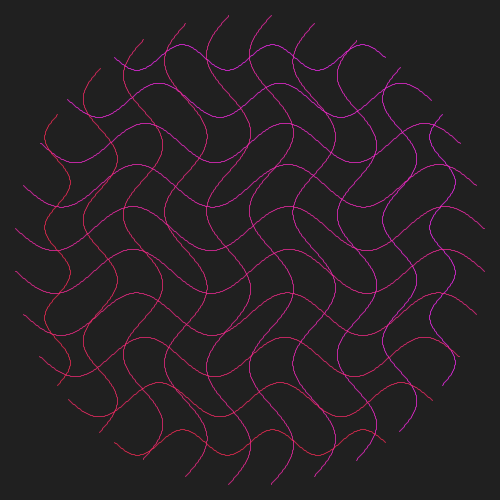
Frame 1 (no input)
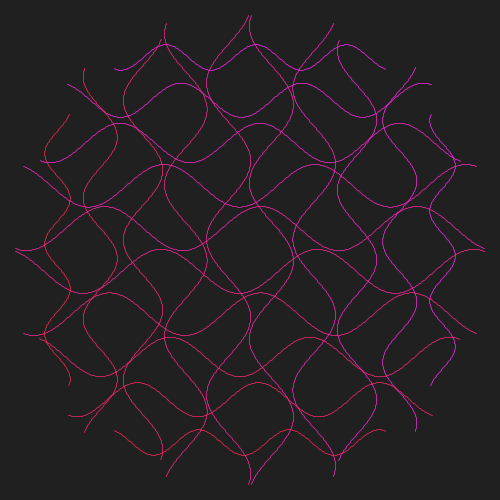
Frame 60 (the mouse pressed at the canvas centre just before this capture)
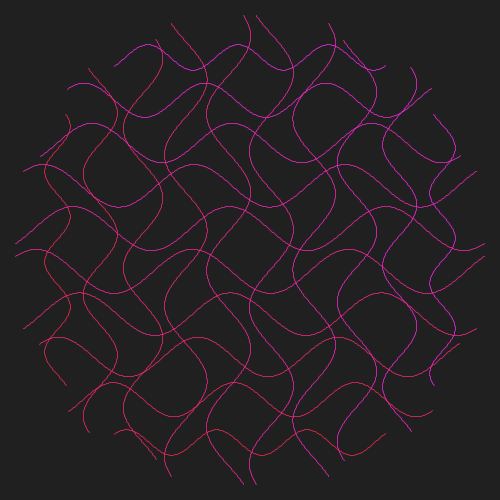
Frame 120 (the mouse held since frame 60 and released just before this capture)

The Processing sketch that drew these frames (run headless with seeded random() and noise(); from frame 60 on, the mouse is pressed at the canvas centre):

// Processing sketch: sineStudy4
// ── sineStudy4.pde
float phase = 0.0;

void sineLine(float x1, float y1, float x2, float y2, float nCycles, float amp) {
  float d = dist(x1, y1, x2, y2);
  int d2 = ceil(d);
  beginShape();

  for (int i = 0; i <= d2; i++) {
    float p = float(i) / d;
    float v = lerp(x1, x2, p);
    float v2 = lerp(y1, y2, p);

    float thisPhase = phase;

    float s = sin((p + thisPhase) * nCycles * TWO_PI) * amp;
    float x3 = v;
    float y3 = v2;

    float a2 = atan2(y2 - y1, x2 - x1);
    x3 = x3 + s * cos(PI / 2.0 + a2);
    y3 = y3 + s * sin(PI / 2.0 + a2);
    vertex(x3, y3);
  }
  endShape();
}

void setup() {
  size(500, 500);
  colorMode(HSB);
  background(32);
}

void draw() {
  background(32);
  noFill();
  stroke(190, 221, 50, 128);

  for (int i = 0; i < 1; i++) {
    pushMatrix();    
    translate(width / 2.0, height / 2.0);

    rotate(i * PI / 2.0);
    circleWithSines(0, 0, width / 2.125, 12, 0.047, 3);
    popMatrix();
  }

  float nFrames = 50.0;

  phase += 1.0 / 3.0 * (1.0 / nFrames);
  if (phase >= 1.0) {
    phase -= 1.0;
  }
}

void circleWithSines(float xpos, float ypos, float r, int nLines, float amp, float xfreq) {
  for (int i = 0; i < nLines; i++) {
    float d = float(i) / float(nLines - 1);
    float y2 = lerp(-r, r, d);
    stroke(d * 40 + 210, 212, 255, 180);
    pushMatrix();
    translate(xpos, ypos);
    float x2 = sqrt(r * r - y2 * y2);
    float amp2 = dist(-x2, y2, x2, y2) * amp;
    if (i % 2 == 0) {
      x2 *= -1;
    }
    sineLine(-x2, y2, x2, y2, xfreq, amp2); 
    pushMatrix();    
    rotate(PI / 2.0);
    sineLine(-x2, y2, x2, y2, xfreq, amp2);
    popMatrix();
    popMatrix();
  }
}
